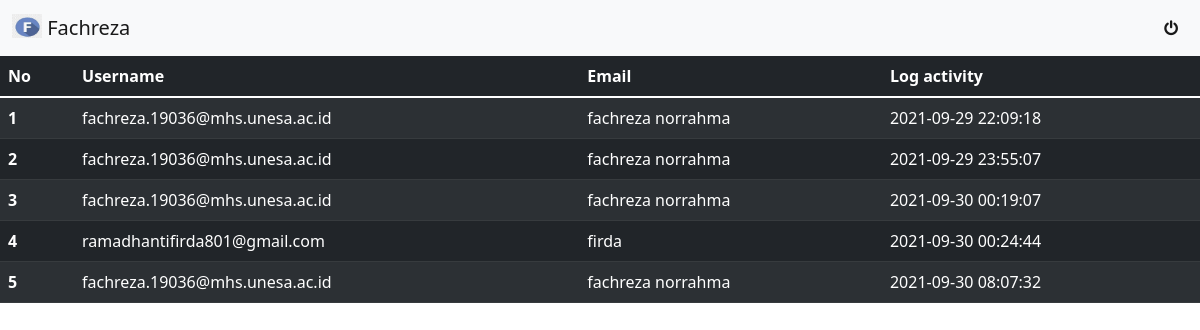
The app's page /admin_userlog.php (signed in) with its own data.
### tables this page shows
CREATE TABLE `tb_log` (
  `id` int(5) NOT NULL,
  `id_user` int(8) NOT NULL,
  `time_log` varchar(255) NOT NULL
);

CREATE TABLE `tb_masuk` (
  `id` int(11) NOT NULL,
  `email` varchar(50) NOT NULL,
  `username` varchar(100) NOT NULL,
  `password` varchar(255) NOT NULL,
  `level` enum('user','admin') NOT NULL,
  `verification` enum('yes','no') NOT NULL
);

### koneksi.php (called while the page is built, shortened)
<?php
$conn = mysqli_connect("localhost", "root", "", "db_login");
function query($query)
{
    global $conn;
    $result = mysqli_query($conn, $query) or die(mysqli_error($conn));
    $boxs = [];
    while ($box = mysqli_fetch_assoc($result)) {
        $boxs[] = $box;
    }
    return $boxs;
}
?>

### admin_userlog.php (the view, shortened to what this page needs)
<?php
require "koneksi.php";
?>
<?php
$data_log = query("SELECT tb_masuk.email, tb_masuk.username, tb_log.time_log FROM tb_log INNER JOIN tb_masuk ON tb_log.id_user = tb_masuk.id WHERE level = 'admin' OR level = 'user' ");
?>
<!doctype html>
<html lang="en">
  <head>
    <link href="https://cdn.jsdelivr.net/npm/bootstrap@5.1.1/dist/css/bootstrap.min.css" rel="stylesheet">
    <link rel="stylesheet" type="text/css" href="style.css">
     <link rel="stylesheet" href="https://cdnjs.cloudflare.com/ajax/libs/font-awesome/4.7.0/css/font-awesome.min.css">
  </head>
  <body>
     <nav class="navbar navbar-light bg-light">
      <div class="container-fluid">
        <a class="navbar-brand" href="#">
        <img src="gambar/crop.jpg" alt="" width="30" height="24" class="d-inline-block align-text-top">
          Fachreza
        </a>
        <span class="navbar-text" style="margin-right: 10px">
        <a href="logout.php"><i class="fa fa-power-off"></i></a>
      </span>
      </div>
    </nav>
      <table class="table table-dark table-striped">
        <thead>
          <tr>
              <th scope="col">No</th>
              <th scope="col">Username</th>
              <th scope="col">Email</th>
              <th scope="col">Log activity</th>
          </tr>
        </thead>
     <tbody>
      <?php $no = 1; ?>
               <?php foreach ($data_log as $dl) : ?>
        <tr>
          <th scope="row"><?= $no; ?></th>
           <td><?= $dl["email"]; ?></td>
          <td><?= $dl["username"]; ?></td>
          <td><?= $dl["time_log"]; ?></td>
        </tr>
        <?php $no++ ?>
        <?php endforeach; ?>
      </tbody>
    </table>
  </body>
</html>

### records on screen
tb_log: id_user.email "fachreza.19036@mhs.unesa.ac.id", id_user.username "fachreza norrahma", time_log "2021-09-29 22:09:18"
tb_log: id_user.email "fachreza.19036@mhs.unesa.ac.id", id_user.username "fachreza norrahma", time_log "2021-09-29 23:55:07"
tb_log: id_user.email "fachreza.19036@mhs.unesa.ac.id", id_user.username "fachreza norrahma", time_log "2021-09-30 00:19:07"
tb_log: id_user.email "ramadhantifirda801@gmail.com", id_user.username "firda", time_log "2021-09-30 00:24:44"
tb_log: id_user.email "fachreza.19036@mhs.unesa.ac.id", id_user.username "fachreza norrahma", time_log "2021-09-30 08:07:32"
